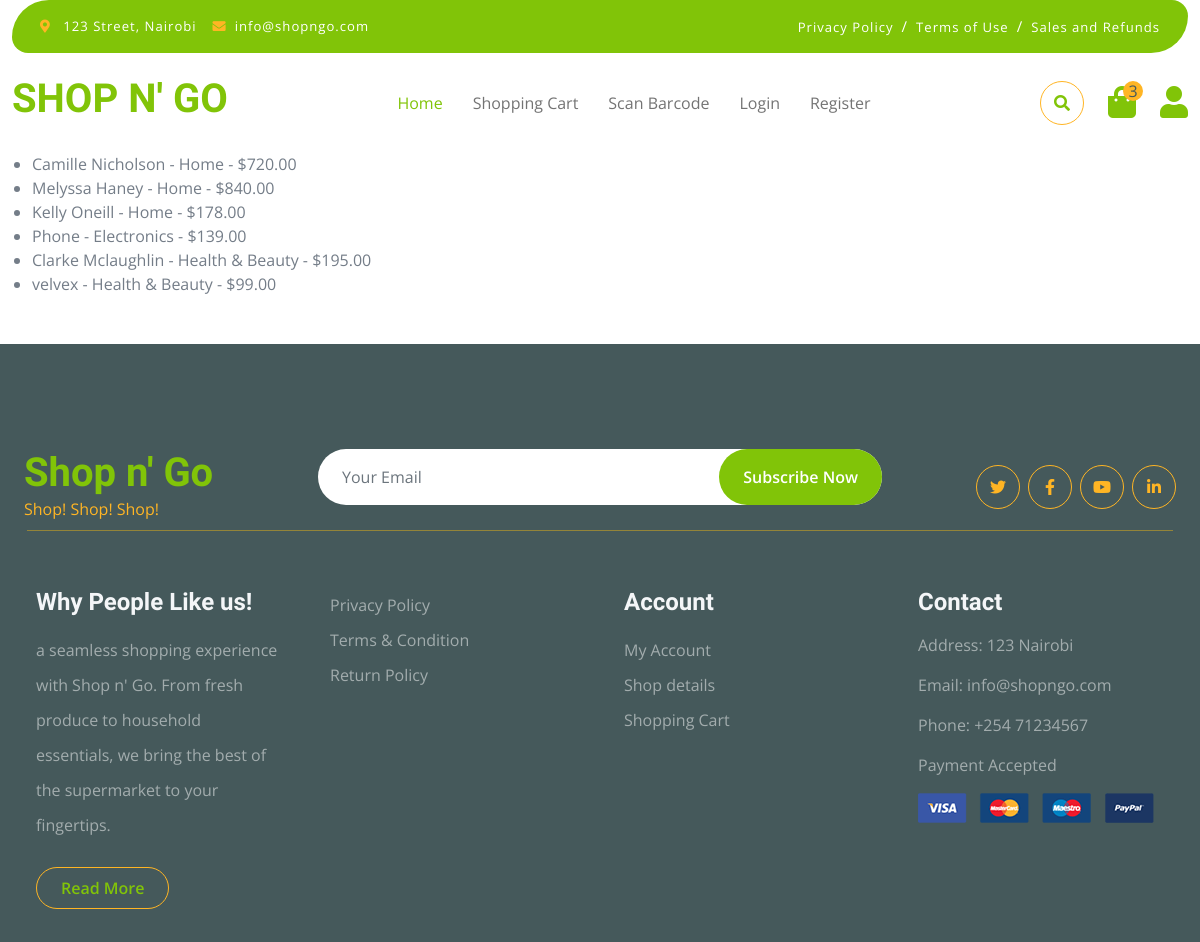
The app's page /search/ with its own data.
### shop/models.py (models this page shows, shortened)
class Product(models.Model):
    CATEGORY_CHOICES = [
        ('electronics', 'Electronics'),
        ('clothing', 'Clothing'),
        ('home', 'Home'),
        ('groceries', 'Groceries'),
        ('health_beauty', 'Health & Beauty'),
        ('toys', 'Toys'),
    ]
    category = models.CharField(max_length=50, choices=CATEGORY_CHOICES)
    name = models.CharField(max_length=100)
    details = models.TextField()
    size_or_amount = models.CharField(max_length=50)
    picture = models.ImageField(upload_to='products/')
    isle = models.CharField(max_length=50)
    price = models.DecimalField(max_digits=10, decimal_places=2)
    barcode = models.CharField(max_length=50, unique=True)

### shop/views.py (the view)
# urls.py: path('search/', search_results, name='search_results'),
def search_results(request):
    query = request.GET.get('query', '')
    category_keywords = {
        'electronics': ['phone', 'laptop', 'headphones', 'camera'],
        'clothing': ['tshirt', 'short', 'dress', 'jeans', 'jacket'],
        'home': ['furniture', 'decor', 'appliances'],
        'groceries': ['food', 'beverages', 'snacks'],
        'health_beauty': ['skincare', 'makeup', 'vitamins'],
        'toys': ['action figure', 'doll', 'game']
    }
    category = None
    for cat, keywords in category_keywords.items():
        if any(keyword in query.lower() for keyword in keywords):
            category = cat
            break
    print(f"Query: {query}")
    print(f"Category: {category}")
    if category:
        products = Product.objects.filter(category=category, name__icontains=query)
    else:
        products = Product.objects.filter(name__icontains=query)
    print(f"Number of products found: {products.count()}")
    return render(request, 'shop/search_results.html', {'products': products, 'query': query})

### templates/shop/search_results.html
{% extends 'base.html' %}
{% block content %}
  <h1>Search Results for "{{ query }}"</h1>
  <ul>
    {% for product in products %}
      <li>{{ product.name }} - {{ product.get_category_display }} - ${{ product.price }}</li>
    {% empty %}
      <li>No products found.</li>
    {% endfor %}
  </ul>
{% endblock %}

### records on screen
Product: name "Camille Nicholson", category "Home", price "720.00"
Product: name "Melyssa Haney", category "Home", price "840.00"
Product: name "Kelly Oneill", category "Home", price "178.00"
Product: name "Phone", category "Electronics", price "139.00"
Product: name "Clarke Mclaughlin", category "Health & Beauty", price "195.00"
Product: name "velvex", category "Health & Beauty", price "99.00"
